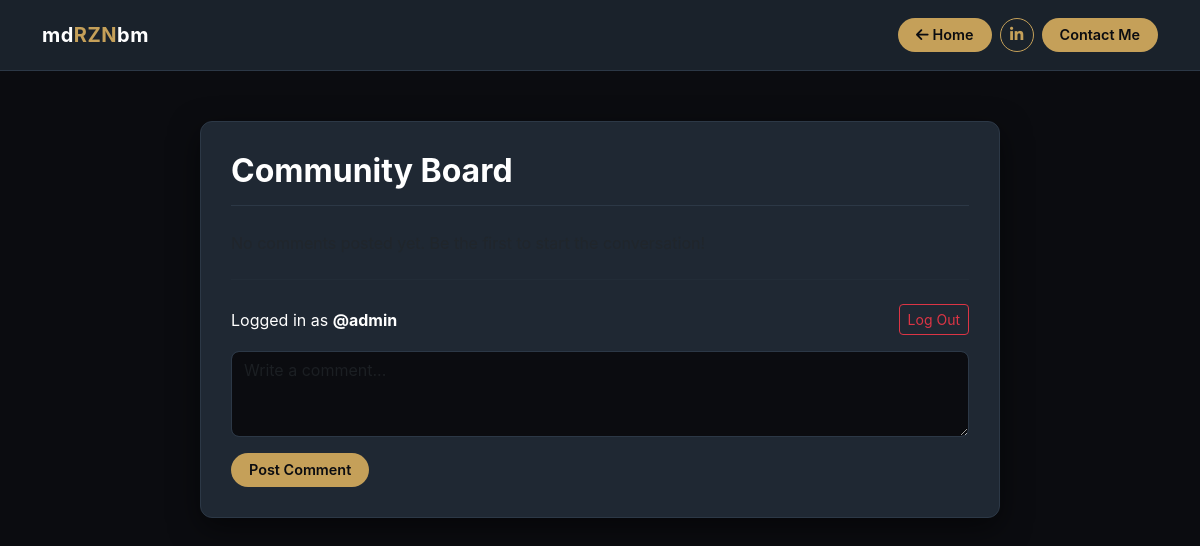
The page /community-board (signed in) on the database as committed earlier.
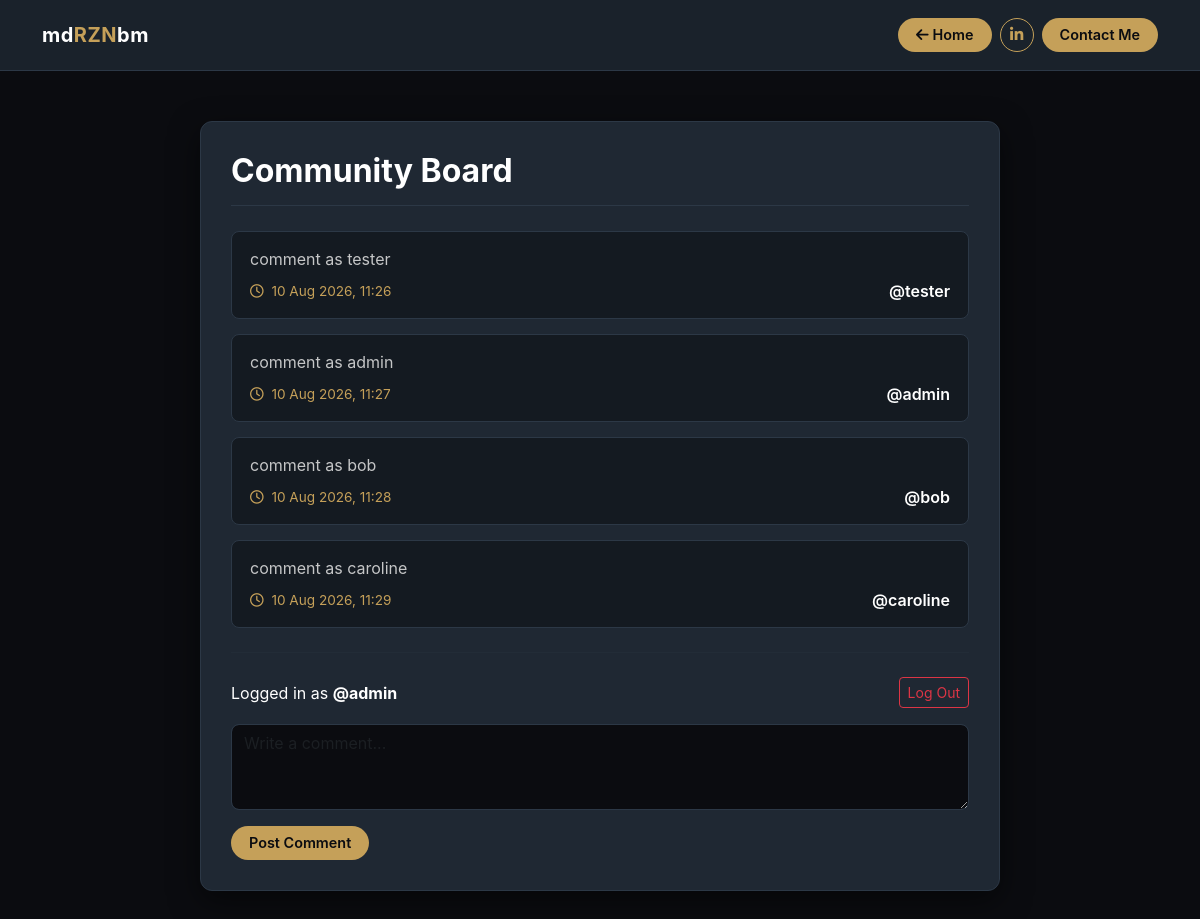
The same page on the database as committed later.
### flask_app.py (models this page shows, shortened)
class User(UserMixin, db.Model):
    __tablename__ = "users"
    id = db.Column(db.Integer, primary_key=True)
    username = db.Column(db.String(128))
    password_hash = db.Column(db.String(128))

class Comment(db.Model):
    __tablename__ = "comments"
    id = db.Column(db.Integer, primary_key=True)
    content = db.Column(db.String(4096))
    posted = db.Column(db.DateTime, default=datetime.now)
    commenter_id = db.Column(db.Integer, db.ForeignKey('users.id'), nullable=True)
    commenter = db.relationship('User', foreign_keys=commenter_id)

### flask_app.py (the view, shortened to what this page needs)
@app.route("/community-board", methods=["GET", "POST"])
def community_board():
    if request.method == "GET":
        return render_template("community_board.html", comments=Comment.query.all())

### flask_app.py (called while the page is built)
@login_manager.user_loader
def load_user(user_id):
    return User.query.filter_by(username=user_id).first()

### templates/community_board.html (shortened to what this page needs)
<!DOCTYPE html>
<html lang="en">
<head>
    <link href="https://cdn.jsdelivr.net/npm/bootstrap@5.3.2/dist/css/bootstrap.min.css" rel="stylesheet">
    <link rel="stylesheet" href="https://cdnjs.cloudflare.com/ajax/libs/font-awesome/6.4.2/css/all.min.css">
</head>
<body>
    <nav class="navbar navbar-custom">
        <div class="container d-flex justify-content-between align-items-center">
            <a class="navbar-brand" href="/">md<span class="logo-gold">RZN</span>bm</a>
            <div class="d-flex align-items-center gap-2">
                <a href="/" class="btn-gold-sm">
                    <i class="fa-solid fa-arrow-left me-1"></i> Home
                </a>
                <a href="https://www.linkedin.com/in/mohammad-shahrazin/" target="_blank" class="btn-outline-gold-icon" title="LinkedIn Profile">
                    <i class="fa-brands fa-linkedin-in"></i>
                </a>
                <a href="mailto:mdrznbm.w@gmail.com" class="btn-gold-sm">Contact Me</a>
            </div>
        </div>
    </nav>
    <main class="container board-container">
        <div class="board-card">
            <h2 class="board-title">Community Board</h2>
            <div class="comments-list mb-4">
                {% for comment in comments %}
                    <div class="comment-item">
                        <p class="mb-2">{{ comment.content }}</p>
                        <div class="d-flex justify-content-between align-items-center">
                            <span class="comment-date">
                                <i class="fa-regular fa-clock me-1"></i> {{ comment.posted.strftime('%d %b %Y, %H:%M') }}
                            </span>
                            <span class="comment-author">
                                {% if comment.commenter %}
                                    @{{ comment.commenter.username }}
                                {% else %}
                                    anonymous
                                {% endif %}
                            </span>
                        </div>
                    </div>
                {% else %}
                    <p class="text-muted">No comments posted yet. Be the first to start the conversation!</p>
                {% endfor %}
            </div>
            <hr class="my-4" style="border-color: var(--border-color);">
            {% if current_user.is_authenticated %}
                <div class="d-flex justify-content-between align-items-center mb-3">
                    <span class="text-white">Logged in as <strong>@{{ current_user.username }}</strong></span>
                    <a href="{{ url_for('logout') }}" class="btn btn-outline-danger btn-sm">Log Out</a>
                </div>
                <form action="{{ url_for('community_board') }}" method="POST">
                    <div class="mb-3">
                        <textarea name="contents" rows="3" placeholder="Write a comment..." class="form-control form-control-custom" required></textarea>
                    </div>
                    <button type="submit" class="btn btn-gold-sm">Post Comment</button>
                </form>
            {% else %}
                <p class="mb-0 text-muted">
                    <a href="{{ url_for('login') }}" style="color: var(--accent-gold); text-decoration: none; font-weight: 600;">Log in</a> to post a comment to this board.
                </p>
            {% endif %}
        </div>
    </main>
</body>
</html>

### templates/community_board.html (style rules this page uses)
:root { --bg-dark: #0b0c10; --card-dark: #1f2833; --accent-gold: #c5a059; --accent-gold-hover: #d4af37; --text-main: #ffffff; --text-muted: #c5c6c7; --border-color: #2c3846; }
body { background-color: var(--bg-dark); color: var(--text-muted); font-family: 'Inter', system-ui, -apple-system, sans-serif; min-height: 100vh; display: flex; flex-direction: column; }
.navbar-custom { background-color: rgba(31, 40, 51, 0.8); backdrop-filter: blur(8px); border-bottom: 1px solid var(--border-color); padding: 15px 0; }
.navbar-brand { color: var(--text-main) !important; font-weight: 700; font-size: 1.25rem; letter-spacing: 0.5px; text-decoration: none; }
.navbar-brand span.logo-gold { color: var(--accent-gold); }
.btn-gold-sm { background-color: var(--accent-gold); color: var(--bg-dark); font-weight: 600; border-radius: 20px; padding: 6px 18px; border: none; text-decoration: none; font-size: 0.9rem; transition: all 0.2s; display: inline-flex; align-items: center; justify-content: center; }
.btn-outline-gold-icon { border: 1px solid var(--accent-gold); color: var(--accent-gold); font-weight: 600; border-radius: 50%; width: 34px; height: 34px; background: transparent; text-decoration: none; font-size: 0.95rem; display: inline-flex; align-items: center; justify-content: center; transition: all 0.2s; }
.board-container { padding: 50px 0; max-width: 800px; }
.board-card { background-color: var(--card-dark); border: 1px solid var(--border-color); border-radius: 12px; padding: 30px; box-shadow: 0 10px 30px rgba(0, 0, 0, 0.5); }
.board-title { color: var(--text-main); font-weight: 700; margin-bottom: 25px; border-bottom: 1px solid var(--border-color); padding-bottom: 15px; }
.comment-item { background-color: rgba(11, 12, 16, 0.5); border: 1px solid var(--border-color); border-radius: 8px; padding: 15px 18px; margin-bottom: 15px; }
.comment-date { color: var(--accent-gold); font-size: 0.85rem; }
.comment-author { color: var(--text-main); font-weight: 600; }
.form-control-custom { background-color: var(--bg-dark); border: 1px solid var(--border-color); color: var(--text-main); border-radius: 8px; }

Rows that differ between the two databases and show on the page:
added Comment: content "comment as tester", posted "10 Aug 2026, 11:26", commenter.username "tester"
added Comment: content "comment as admin", posted "10 Aug 2026, 11:27", commenter.username "admin"
added Comment: content "comment as bob", posted "10 Aug 2026, 11:28", commenter.username "bob"
added Comment: content "comment as caroline", posted "10 Aug 2026, 11:29", commenter.username "caroline"
